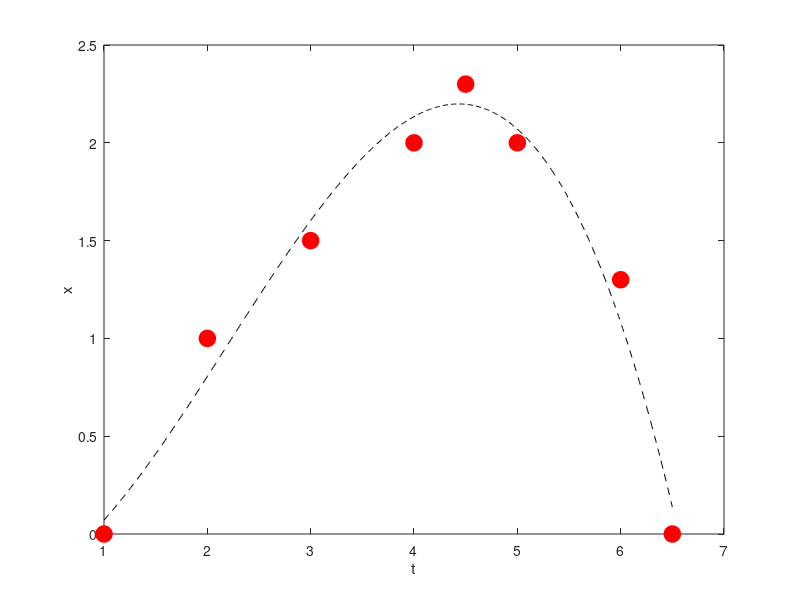
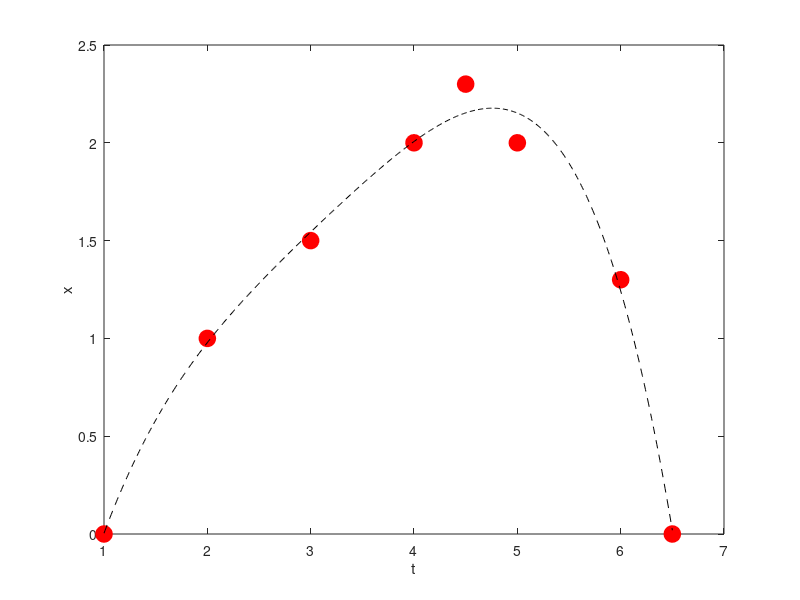
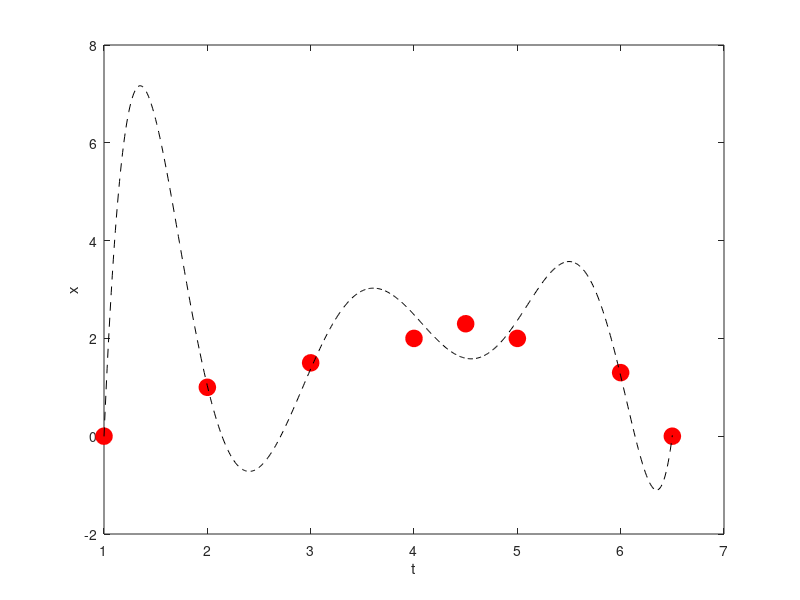
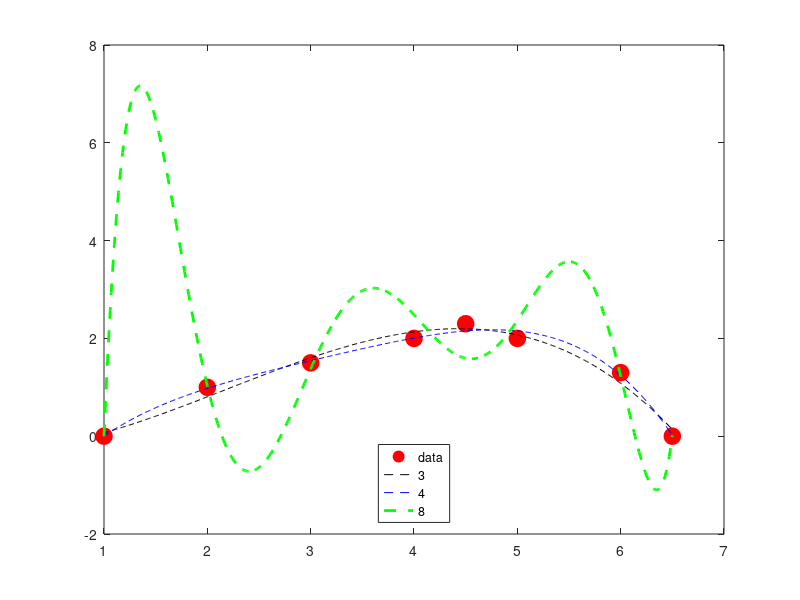

Write the MATLAB code that produced these figures, in order.
% Curve fit using least-square fit

t = [1;2;3;4;4.5;5;6;6.5];
y = [0;1;1.5;2;2.3;2;1.3;0];
% Function we are looking for
% cubic polynom
F = @(x,xdata) x(1)*xdata.^3+x(2)*xdata.^2+x(3)*xdata+x(4);
x0 = [1 1 1 0];

[p,resnorm] = lsqcurvefit(F,x0,t,y)

%% Fitted curve and measuring datas
% Show 
x = 1:0.01:6.5;
px = polyval(p,x);

figure; 
  plot(t,y,'ro','MarkerSize',12,'MarkerFaceColor','r');
  hold on;
  xlabel('t'); ylabel('x');

  plot(x,px,'k--');

%% Higher order polynom approximation
F4 = @(p,x) polyval(p,x);
x0 = [1 1 1 1 0];
[p4,resnorm] = lsqcurvefit(F4,x0,t,y)
px4 = polyval(p4,x);

figure; 
  plot(t,y,'ro','MarkerSize',12,'MarkerFaceColor','r');
  hold on;
  xlabel('t'); ylabel('x');

  plot(x,px4,'k--');

%% 8th grade polynom
Fn = @(p,x) polyval(p,x);

x0 = ones([1 9]);
[p8,resnorm] = lsqcurvefit(F4,x0,t,y)
px8 = polyval(p8,x);

figure; 
  plot(t,y,'ro','MarkerSize',12,'MarkerFaceColor','r');
  hold on;
  xlabel('t'); ylabel('x');

  plot(x,px8,'k--');

%% All the approximations 

figure; 
  plot(t,y,'ro','MarkerSize',12,'MarkerFaceColor','r'); 
  hold on; 
  plot(x,px,'k--',x,px4,'b--',x,px8,'g--','LineWidth',2);
legend('data','3','4','8','Location','south')

%% Exponencialis 
% Fexp = @(p,x) p(1).*exp(-p(2)*(x-1))+p(3).*(x-1).*exp(-p(2)*(x-1));%+p(4)*exp(-p(5)*(x-1));
Fexp = @(p,x) p(1).*exp(-p(2)*x)+p(3).*x.*exp(-p(2)*x);%+p(4)*exp(-p(5)*(x-1));
p0 = [1 1 1];% 10 0.1];
[pe,resnorm] = lsqcurvefit(Fexp,p0,t,y)
% fx = pe(1).*exp(-pe(2)*(x-1))+pe(2).*(x-1).*exp(-pe(2)*(x-1));%+pe(4)*exp(-pe(5)*(x-1));
fx = pe(1).*exp(-pe(2)*x)+pe(2).*x.*exp(-pe(2)*x);%+pe(4)*exp(-pe(5)*(x-1));

figure; 
  plot(t,y,'ro','MarkerSize',12,'MarkerFaceColor','r');
  hold on;
  xlabel('t'); ylabel('x');

  plot(x,fx,'k--');

%% exp*cos approximation
% f(x) = A*exp(-alfa*x)*cos(OM*x+ro)
FEC = @(p,x) p(1)*exp(-p(2)*x).*cos(p(3)*x+p(4)).*x;
p0 = [2 0.01 2*pi/14 0.2];
[pe,resnorm] = lsqcurvefit(FEC, p0, t, y);
fec = pe(1)*exp(-p(2)*x).*cos(p(3)*x+p(4)).*x;

figure; 
  plot(t,y,'ro','MarkerSize',12, 'MarkerFaceColor','r');
  hold on;
  xlabel('t'); ylabel('x');
  plot(x,fec,'k--');

